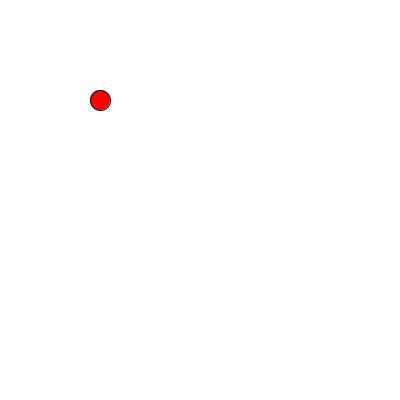
Frame 1 (no input)
Frame 60 (the mouse pressed at the canvas centre just before this capture): identical to frame 1, image omitted
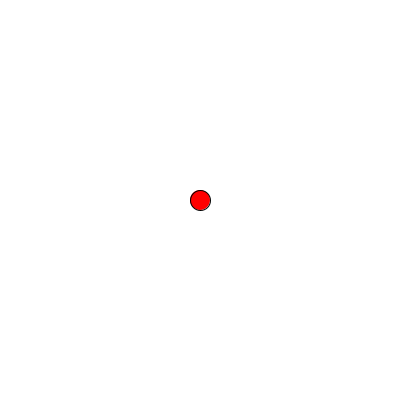
Frame 120 (the mouse held since frame 60 and released just before this capture)

The Processing sketch that drew these frames (run headless with seeded random() and noise(); from frame 60 on, the mouse is pressed at the canvas centre):

// Processing sketch: processing_76108
// ── processing_76108.pde

float x2;
float y2;
void setup()
{
   size(400,400); 
}


void draw()
{
  background(255);
  x2=map(mouseX,0,400,100,300);
  y2=map(mouseY,0,400,100,300);
  fill(255,0,0);
  ellipse(x2,y2,20,20);  
}
